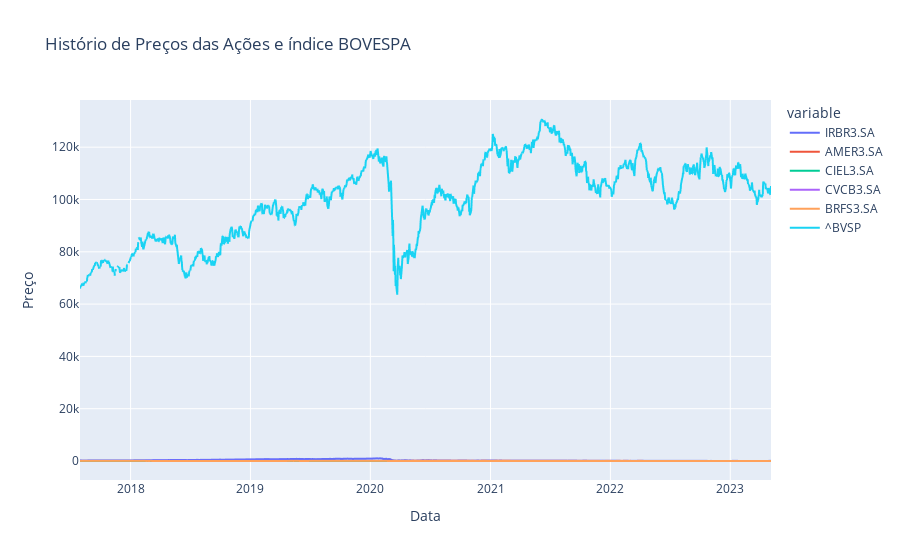

The cell this chart's notebook holds for it:
### Markdown cell above
**b)** Realize uma análise gráfica descritiva temporal do preço das ações: você deve
plotar os dados de prços das ações ao longo do tempo para cada uma das ações
selecionadas e para o índice. Visualize como o preço das ações mudou ao longo
do tempo e identifique possíveis tendências.

### Code cell
# Histórico de ações com o Índice BOVESPA
fig = px.line(acoes_df, x=acoes_df["Date"], y=acoes, title='Histório de Preços das Ações e índice BOVESPA')
fig.update_xaxes(title='Data')
fig.update_yaxes(title='Preço')
fig.show()

### Figure 1 — Plotly figure (JSON) as saved in the notebook; plotly's stock layout.template omitted (floating-point values rounded to 4 significant figures; data arrays with more than 128 entries replaced by an {"elided": "..."} marker saying what was removed)
{"data": [{"hovertemplate": "variable=IRBR3.SA<br>Date=%{x}<br>value=%{y}<extra></extra>", "legendgroup": "IRBR3.SA", "line": {"color": "#636efa", "dash": "solid"}, "marker": {"symbol": "circle"}, "mode": "lines", "name": "IRBR3.SA", "showlegend": true, "type": "scattergl", "x": {"elided": "1434 str values"}, "xaxis": "x", "y": {"elided": "1434 float values"}, "yaxis": "y"}, {"hovertemplate": "variable=AMER3.SA<br>Date=%{x}<br>value=%{y}<extra></extra>", "legendgroup": "AMER3.SA", "line": {"color": "#EF553B", "dash": "solid"}, "marker": {"symbol": "circle"}, "mode": "lines", "name": "AMER3.SA", "showlegend": true, "type": "scattergl", "x": {"elided": "1434 str values"}, "xaxis": "x", "y": {"elided": "1434 float values"}, "yaxis": "y"}, {"hovertemplate": "variable=CIEL3.SA<br>Date=%{x}<br>value=%{y}<extra></extra>", "legendgroup": "CIEL3.SA", "line": {"color": "#00cc96", "dash": "solid"}, "marker": {"symbol": "circle"}, "mode": "lines", "name": "CIEL3.SA", "showlegend": true, "type": "scattergl", "x": {"elided": "1434 str values"}, "xaxis": "x", "y": {"elided": "1434 float values"}, "yaxis": "y"}, {"hovertemplate": "variable=CVCB3.SA<br>Date=%{x}<br>value=%{y}<extra></extra>", "legendgroup": "CVCB3.SA", "line": {"color": "#ab63fa", "dash": "solid"}, "marker": {"symbol": "circle"}, "mode": "lines", "name": "CVCB3.SA", "showlegend": true, "type": "scattergl", "x": {"elided": "1434 str values"}, "xaxis": "x", "y": {"elided": "1434 float values"}, "yaxis": "y"}, {"hovertemplate": "variable=BRFS3.SA<br>Date=%{x}<br>value=%{y}<extra></extra>", "legendgroup": "BRFS3.SA", "line": {"color": "#FFA15A", "dash": "solid"}, "marker": {"symbol": "circle"}, "mode": "lines", "name": "BRFS3.SA", "showlegend": true, "type": "scattergl", "x": {"elided": "1434 str values"}, "xaxis": "x", "y": {"elided": "1434 float values"}, "yaxis": "y"}, {"hovertemplate": "variable=^BVSP<br>Date=%{x}<br>value=%{y}<extra></extra>", "legendgroup": "^BVSP", "line": {"color": "#19d3f3", "dash": "solid"}, "marker": {"symbol": "circle"}, "mode": "lines", "name": "^BVSP", "showlegend": true, "type": "scattergl", "x": {"elided": "1434 str values"}, "xaxis": "x", "y": {"elided": "1434 int values"}, "yaxis": "y"}], "layout": {"legend": {"title": {"text": "variable"}, "tracegroupgap": 0}, "title": {"text": "Histório de Preços das Ações e índice BOVESPA"}, "xaxis": {"anchor": "y", "domain": [0, 1], "title": {"text": "Data"}}, "yaxis": {"anchor": "x", "domain": [0, 1], "title": {"text": "Preço"}}}}
